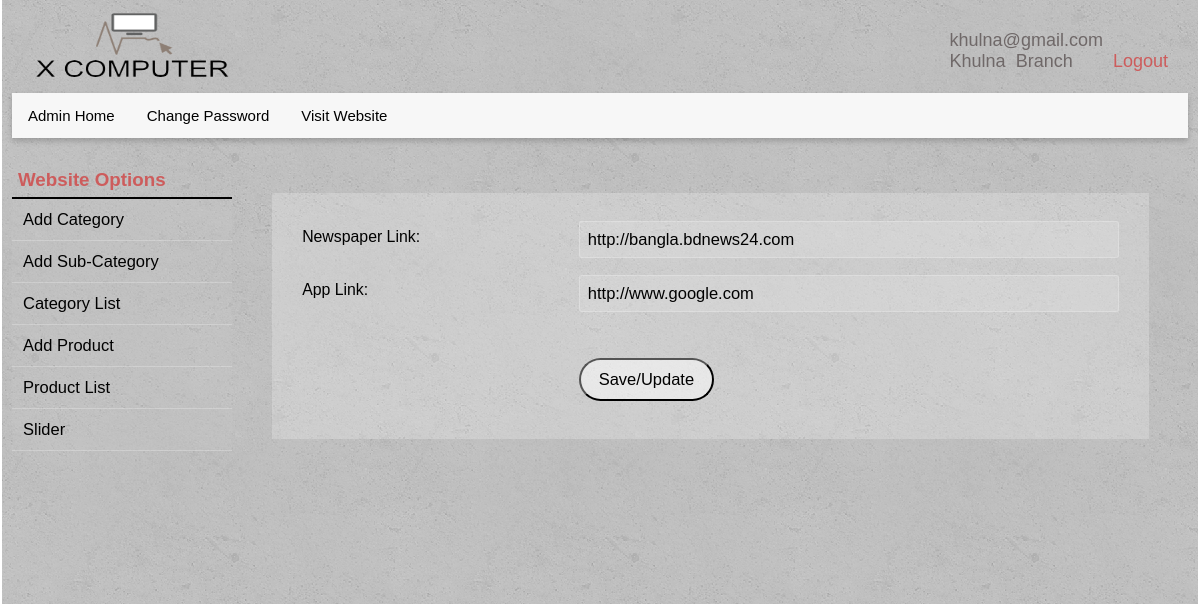
/admin/links.php (signed in), run on the app's committed database.
### tables this page shows
CREATE TABLE `links` (
  `id` int(11) NOT NULL DEFAULT '1',
  `title` varchar(50) DEFAULT NULL,
  `press` varchar(255) DEFAULT NULL,
  `app` varchar(255) DEFAULT NULL,
  `copyrightInfo` varchar(100) DEFAULT NULL,
  `aboutUs` varchar(1000) DEFAULT NULL,
  `email` varchar(50) DEFAULT NULL,
  `telephone` varchar(50) DEFAULT NULL,
  `logo` varchar(255) DEFAULT NULL,
  `support` varchar(255) DEFAULT NULL
);

### classes/others.php (called while the page is built, shortened)
<?php
    $filepath = realpath(dirname(__FILE__));
    require_once ($filepath.'/../library/database.php');
?>
<?php
    class others{
        private $db;
        public function __construct(){
            $this->db = new database();
        }
        public function readLink()
        {
            $query = "SELECT * FROM links";
            $result = $this->db->readAllData($query);
            return $result;
        }
        public function getOptions(){
            $query = "SELECT * FROM links WHERE id=?";
            $arr = array(1);
            $result = $this->db->select($query,$arr);
            return $result;
        }
    }
?>

### library/database.php (called while the page is built, shortened)
<?php
$filepath = realpath(dirname(__FILE__));
require ($filepath."/../config/config.php");
class database{
	public function readAllData($query){
		global $pdo;
		$query=$pdo->prepare($query);
		$query->execute();
        if($query->rowCount()>0){
            return $query->fetchAll(PDO::FETCH_ASSOC );
        }
        else{
            return false;
        }
	}
	public function select($query, $arr)
	{
		global $pdo;
		$query=$pdo->prepare($query);
		$query->execute($arr);
		if($query->rowCount()>0){
            return $query->fetchAll(PDO::FETCH_ASSOC );
        }
        else{
            return false;
        }
	}
}
?>

### library/session.php (called while the page is built, shortened)
<?php
class session{
 public static function get($key){
  if (isset($_SESSION[$key])) {
   return $_SESSION[$key];
  } else {
   return false;
  }
 }
}
?>

### admin/links.php (the view, shortened to what this page needs)
<?php require '../classes/others.php'; ?>
<?php include 'include/header.php';?>
         <div class="row main-body">
   <?php include 'include/sidebar.php';?>
<?php
    $adLink = new others();
    $readLink = $adLink->readLink();
?>
            <section class="col span-3-of-4 content-body">
                <div class="row">
                <form method="post" action="<?php echo htmlspecialchars($_SERVER["PHP_SELF"]);?>" class="content-form">
                    <div class="row">
                        <div class="col span-1-of-3 label">
                            <label for="press">Newspaper Link:</label>
                        </div>
                        <div class="col span-2-of-3">
                            <input type="url" name="press" id="press" placeholder="Enter News Link" <?php if($readLink[0]['press']){ ?> value="<?php echo $readLink[0]['press'];?>" <?php } ?>>
                        </div>
                    </div>
                    <div class="row">
                        <div class="col span-1-of-3 label">
                            <label for="app">App Link:</label>
                        </div>
                        <div class="col span-2-of-3">
                            <input type="url" name="app" id="app" placeholder="Enter App Link" <?php if($readLink[0]['app']){ ?> value="<?php echo $readLink[0]['app'];?>" <?php } ?>>
                        </div>
                    </div>
                    <div class="row">
                        <div class="col span-1-of-3 label">
                            <label>&nbsp;</label>
                        </div>
                        <div class="col span-2-of-3">
                            <input type="submit" value="Save/Update">
                        </div>
                    </div>
                </form>
            </div>
       </section>
    </div>
<?php include 'include/footer.php';?>

### admin/include/header.php (shortened to what this page needs)
<?php
    require '../library/session.php';
?>
<!DOCTYPE html>
<html lang="en">
    <head>
        <link rel="stylesheet" type="text/css" href="../vendors/css/normalize.css">
        <link rel="stylesheet" type="text/css" href="../vendors/css/grid.css">
        <link rel="stylesheet" type="text/css" href="../vendors/css/ionicons.min.css">
        <link rel="stylesheet" type="text/css" href="vendors/css/scrollTable.css">
        <link rel="stylesheet" type="text/css" href="resources/css/style2.css">
    </head>
    <body>
    <?php
        $option = new others();
        $result = $option->getOptions();
    ?>
<header>
    <div class="logo">
       <img src="<?php if($result[0]['logo']){echo $result[0]['logo'];} ?>" alt="logo" class="main-logo">
   </div>
  <div class="admin-welcome">
      <p><?php echo session::get('adminEmail'); ?><?php if(session::get('adminBranch') != "0"){ ?><br><?php echo session::get('adminBranch'); }?></p>
      <a href="?action=logout">Logout</a>
  </div>
    <ul>
      <li><a class="homeButton" href="index.php">Admin Home</a></li>
      <li class="dropdown">
        <a href="changePassword.php" class="dropbtn">Change Password</a>
      </li>
      <li class="dropdown">
        <a href="../index.php" class="dropbtn" target="_blank">Visit Website</a>
      </li>
    </ul>
</header>

### admin/resources/css/style2.css (style rules this page uses)
* { margin: 0; padding: 0; box-sizing: border-box; }
html { background-color: white; color: #6f6868; font-family: Arial, "Source Sans Pro", sans-serif; font-weight: 100; font-size: 15px; text-rendering: optimizeLegibility; }
body { margin: auto 2px; padding-left: 10px; padding-right: 10px; background-color: #e2e2e2; background-image: linear-gradient(rgba(0, 0, 0, 0.2), rgba(0, 0, 0, 0.2)), url(img/2.png); background-attachment: fixed; }
header { background-color: white; background-image: linear-gradient(rgba(0, 0, 0, 0.2), rgba(0, 0, 0, 0.2)), url(img/2.png); background-attachment: fixed; }
.main-logo { height: 70px; width: 200px; margin-left: 10px; margin-right: 10px; }
input { margin-top: 30px; padding-left: 0; }
.logo, .branch-link, .support { display: inline-block; float: left; margin: 10px 10px; font-size: 85%; }
.admin-welcome { float: right; margin-top: 30px; margin-right: 20px; font-size: 120%; word-spacing: 5px; }
.admin-welcome p { display: inline-block; }
.admin-welcome a { text-decoration: none; color: indianred; }
ul { list-style-type: none; margin: 0; margin-bottom: 5px; padding: 0; overflow: hidden; background-color: #F7F7F7; box-shadow: 0 3px 6px 0 rgba(0,0,0,0.2); overflow: auto; }
li { float: left; }
li a:link, li a:visited, .dropbtn:link, .dropbtn:visited { font-weight: 300; display: inline-block; background-color: #F7F7F7; color: black; text-align: center; padding: 14px 16px; border-bottom: none; text-decoration: none; transition: background-color .1s, color .1s; }
.homeButton { color: #43AAD8; font-weight: 500; }
.content-form { width: 100%; margin: 0 auto; font-size: 110%; }
.content-body { background-color: rgba(255, 255, 255, 0.21); padding: 30px; margin: 50px auto; margin-left: 20px; }
.label { margin-top: 15px; color: black; font-size: 96%; }
.content-body input[type=text], .content-body input[type=url], .content-body input[type=email], .content-body input[type=password], select, textarea { margin: 0 0; width: 100%; padding: 8px; border-radius: 3px; border: 1px solid rgba(255, 255, 255, 0.23); background-color: rgba(235, 235, 235, 0.24); }
input[type=submit] { padding: 10px; width: 25%; color: black; background-color: rgba(255, 255, 255, 0.52); font-weight: 300; border-radius: 100px; }
.content-body { padding-top: 20px; }

### data on the page
links: logo (picture), press "http://bangla.bdnews24.com", app "http://www.google.com"

### other printed values
session::get('adminEmail') "khulna@gmail.com"
session::get('adminBranch') "Khulna Branch"
